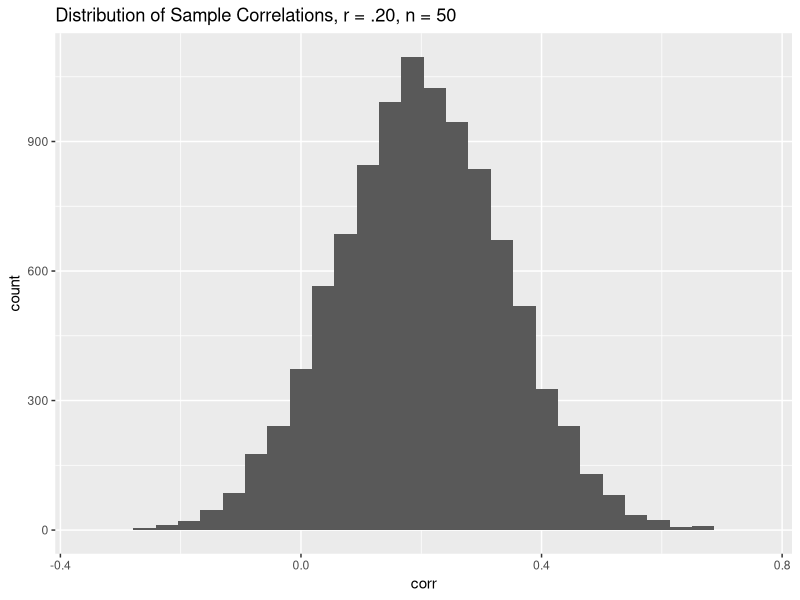

This figure's R source:
## ---- chunk 1
if (!require("ggplot2")) install.packages("ggplot2")
library(ggplot2)
if (!require("MASS")) install.packages("MASS")
library(MASS)
if (!require("tidyverse")) install.packages("tidyverse")
library(tidyverse)
## ---- chunk 2
set.seed(123)
## ---- chunk 3
corr_ds1 <- data.frame(id = 1:10000, corr = rnorm(10000, mean = .20, sd = .14))
## ---- chunk 4
ggplot(data = corr_ds1, mapping = aes(x = corr)) +
  geom_histogram() +
  labs(title = "Distribution of Sample Correlations, r = .20, n = 50")
## ---- chunk 5
corr_ds1 <- corr_ds1 %>%
  mutate (neg_corr = case_when (
    corr < 0 ~ 1, 
    corr >= 0 ~ 0 ))
perc_neg_corr <- corr_ds1 %>%
  summarize(perc_neg = mean(neg_corr))
## ---- chunk 6
corr_ds2 <- data.frame(id = 1:10000, corr = rnorm(10000, mean = .20, sd = (1-(.2)*(.2))/(sqrt(50-3))  ))
## ---- chunk 7
corr_ds2 <- corr_ds2 %>%
  mutate (neg_corr = case_when (
    corr < 0 ~ 1, 
    corr >= 0 ~ 0 ))
perc_neg_corr2 <- corr_ds2 %>%
  summarize(perc_neg = mean(neg_corr))
## ---- chunk 8
simulate_r_practice <- function(r) {
  sample_r_practice <- rnorm(1,mean = r, sd = (1-(r)*(r))/(sqrt(50-3))  ) 
  return(sample_r_practice)
} 
## ---- chunk 9
simulate_r_practice(.2)
## ---- chunk 10
simulate_r_practice2 <- function(r,n) {
  sample_r_practice2 <- rnorm(1,mean = r, sd = (1-(r)*(r))/(sqrt(n-3))  ) 
  return(sample_r_practice2)
} 
## ---- chunk 11
simulate_r_practice2(.2, 50)
## ---- chunk 12
corr_ds <- data.frame(id = 1:10000, corr = replicate (10000, simulate_r_practice2 (.2,50) ))
## ---- chunk 13
simulate_r_dataframe <- function(r, n) {
  corr_values <- replicate(10000, simulate_r_practice2(r, n))
  simulate_r_ds <- data.frame(id = 1:10000, corr = corr_values)
  assign("simulated_data", simulate_r_ds, envir = .GlobalEnv) 
}

## ---- chunk 14
simulate_r_dataframe(.2, 50)
## ---- chunk 15
simulate_r_dataframe2 <- function(r, n) {
  corr_values <- replicate(10000, simulate_r_practice2(r, n))
  simulate_r_ds <- data.frame(id = 1:10000, corr = corr_values, pop_r = r, n = n)
  assign("simulated_data", simulate_r_ds, envir = .GlobalEnv) 
}

## ---- chunk 16
simulate_r_dataframe2(.2, 50)
## ---- chunk 17
simulate_r_dataframe3 <- function(r, n) {
  corr_values <- replicate(10000, simulate_r_practice2(r, n))
  simulate_r_ds <- data.frame(id = 1:10000, corr = corr_values, pop_r = r, n = n)
  df_name <- paste0("simulated_data_", r, "_", n)
  assign(df_name, simulate_r_ds, envir = .GlobalEnv) 
}

## ---- chunk 18
simulate_r_dataframe3(.20, 50)
## ---- chunk 19
simulate_individual_r_final <- function(r,n) {
  simulate_individual_r_final <- rnorm(1,mean = r, sd = (1-(r)*(r))/(sqrt(n-3))  ) 
  return(simulate_individual_r_final)
} 
## ---- chunk 20
final_simulate_dataframe <- function(r, n) {
  corr_values <- replicate(10000, simulate_individual_r_final(r, n))
  simulate_r_ds <- data.frame(id = 1:10000, corr = corr_values, pop_r = r, n = n)
  df_name <- paste0("final_simulated_data_", r, "_", n)
  assign(df_name, simulate_r_ds, envir = .GlobalEnv) 
}

## ---- chunk 21
final_simulate_dataframe(.10, 20)
final_simulate_dataframe(.10, 50)
final_simulate_dataframe(.10, 100)
final_simulate_dataframe(.20, 20)
final_simulate_dataframe(.20, 50)
final_simulate_dataframe(.20, 100)
final_simulate_dataframe(.30, 20)
final_simulate_dataframe(.30, 50)
final_simulate_dataframe(.30, 100)
final_simulate_dataframe(.40, 20)
final_simulate_dataframe(.40, 50)
final_simulate_dataframe(.40, 100)
final_simulate_dataframe(.50, 20)
final_simulate_dataframe(.50, 50)
final_simulate_dataframe(.50, 100)

## ---- chunk 22
simulated_data_final <- bind_rows(final_simulated_data_0.1_20, final_simulated_data_0.1_50, final_simulated_data_0.1_100, final_simulated_data_0.2_20, final_simulated_data_0.2_50, final_simulated_data_0.2_100, final_simulated_data_0.3_20, final_simulated_data_0.3_50, final_simulated_data_0.3_100, final_simulated_data_0.4_20, final_simulated_data_0.4_50, final_simulated_data_0.4_100, final_simulated_data_0.5_20, final_simulated_data_0.5_50, final_simulated_data_0.5_100)

## ---- chunk 23
simulated_data_final <- simulated_data_final %>%
  mutate (neg_corr = case_when (
    corr < 0 ~ 1, 
    corr >= 0 ~ 0 ))
perc_neg_corr_final <- simulated_data_final %>%
   group_by(pop_r, n) %>%
  summarize(perc_neg = mean(neg_corr))
  
## ---- chunk 24

# Define mean and covariance matrix
mean_x_y <- c(0, 0)
cov_matrix <- matrix(c(1, .20, 
                       .20, 1), ncol = 2)

# Generate correlated data
x_y_data_matrix_practice <- mvrnorm(n = 10000, mu = mean_x_y, Sigma = cov_matrix, empirical = FALSE)
colnames(x_y_data_matrix_practice) <- c("x", "y")
x_y_data_practice <- as.data.frame(x_y_data_matrix_practice)
## ---- chunk 25
x_y_data_practice %>% 
  summarize(
    corr = cor(x, y)
            ) %>%
    return(corr)
## ---- chunk 26
simulate_individual_x_y <- function(r,n) {
 mean_x_y <- c(0, 0)
 cov_matrix <- matrix(c(1, r, 
                         r, 1), ncol = 2)
 x_y_data_matrix <- mvrnorm(n = n, mu = mean_x_y, Sigma = cov_matrix, empirical = FALSE)
 colnames(x_y_data_matrix) <- c("x", "y")
 x_y_data <- as.data.frame(x_y_data_matrix)
 df_name <- paste0("individual_x_y_", r, "_", n)
 assign(df_name, x_y_data, envir = .GlobalEnv) 
} 
## ---- chunk 27
simulate_individual_x_y(.20,1000)
## ---- chunk 28
individual_x_y_0.2_1000 %>% 
  summarize(
    corr = cor(x, y)
            ) %>%
    return(corr)
## ---- chunk 29
final_simulate_individual_x_y <- function(r,n) {
 mean_x_y <- c(0, 0)
 cov_matrix <- matrix(c(1, r, 
                         r, 1), ncol = 2)
 x_y_data_matrix <- mvrnorm(n = n, mu = mean_x_y, Sigma = cov_matrix, empirical = FALSE)
 colnames(x_y_data_matrix) <- c("x", "y")
 x_y_data <- as.data.frame(x_y_data_matrix)
 df_name <- paste0("individual_x_y_", r, "_", n)
 assign(df_name, x_y_data, envir = .GlobalEnv) 
 calculated_corr <- cor(x_y_data$x, x_y_data$y)
 correlation_data <- data.frame(r = r, calculated_corr = calculated_corr)
 corr_df_name <- paste0("correlation_x_y_", r, "_", n)
 assign(corr_df_name, correlation_data, envir = .GlobalEnv)
} 
## ---- chunk 30
final_simulate_individual_x_y(.20,1000)
## ---- chunk 31
simulate_repeated_x_y <- function(r, n) {
  x_y_values <- replicate(100, final_simulate_individual_x_y (r, n))
  simulate_r_ds_fromxy <- data.frame(id = 1:100, corr = corr_values, pop_r = r, n = n)
  df_name <- paste0("final_simulated_data_", r, "_", n)
  assign(df_name, simulate_r_ds_fromxy, envir = .GlobalEnv) 
}

